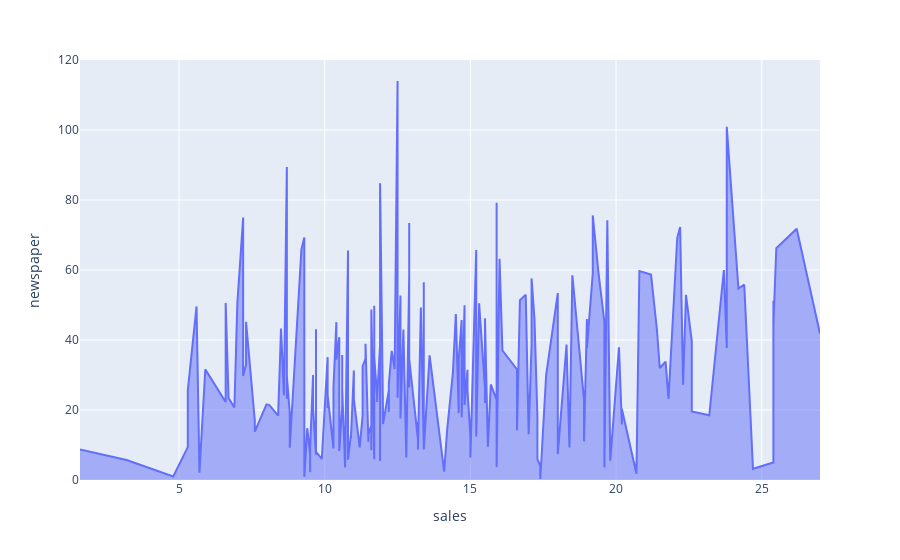

The cell this chart's notebook holds for it:
### Markdown cell above
Remarks: As TV values are increasing, the sales is also increasing which means more advertising on tv leading to increase in the sales.

### Code cell
px.area(data,y='newspaper',x='sales')

### Figure 1 — Plotly figure (JSON) as saved in the notebook; plotly's stock layout.template omitted (floating-point values rounded to 4 significant figures; data arrays with more than 128 entries replaced by an {"elided": "..."} marker saying what was removed)
{"data": [{"hovertemplate": "sales=%{x}<br>newspaper=%{y}<extra></extra>", "legendgroup": "", "line": {"color": "#636efa"}, "marker": {"symbol": "circle"}, "mode": "lines", "name": "", "orientation": "v", "showlegend": false, "stackgroup": "1", "type": "scatter", "x": {"elided": "200 float values"}, "xaxis": "x", "y": {"elided": "200 float values"}, "yaxis": "y"}], "layout": {"legend": {"tracegroupgap": 0}, "margin": {"t": 60}, "xaxis": {"anchor": "y", "domain": [0, 1], "title": {"text": "sales"}}, "yaxis": {"anchor": "x", "domain": [0, 1], "title": {"text": "newspaper"}}}}
